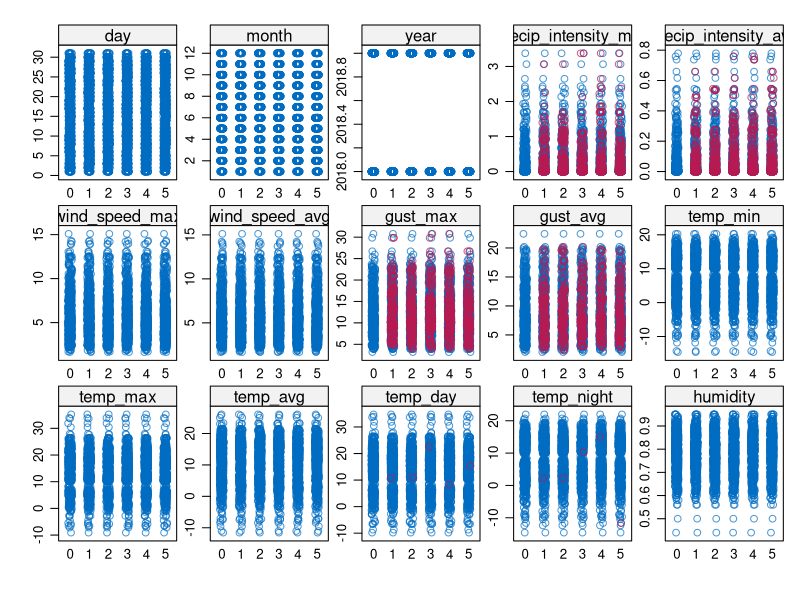
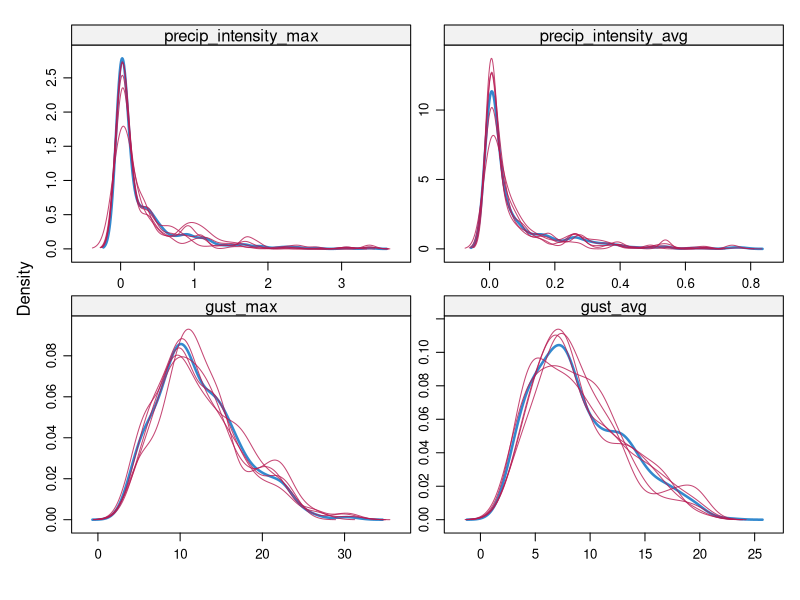

Here is the R script that generated these plots, in order:
# AUTHOR : Elisa Covato
# DATE : 10/11/2019
# DESCRIPTION: We use this script to mpute the missing entries in the
# entries in the weather dataset.

#####################################################################

library(mice)
library(tidyverse)


# GET DATA -------
weather <- read.csv("./data/weather_data.csv", sep = ",", stringsAsFactors = FALSE)
str(weather)


# FIXING PRECIPITATION FIELDS -------

# Precipitation type
# 1. If precip_intensity == 0 then precip_type == no_precip
# We replace "" with no_precip for all these values
for(i in 1:nrow(weather)){
  if(weather$precip_intensity_avg[i] == 0 && 
     weather$precip_intensity_max[i] == 0 &&
     !is.na(weather$precip_intensity_avg[i]) && 
     !is.na(weather$precip_intensity_max[i])) {
    weather$precip_type[i] <- "no_precip"
  }  
}



# Precipitation type
# 2. We replace "" with NA for all the cases for which 
# precipitation is not known
for(i in 1:nrow(weather)){
  if( is.na(weather$precip_intensity_avg[i]) && 
      is.na(weather$precip_intensity_max[i])) {
    weather$precip_type[i] <- NA
  }  
}


# Precipitation type
# 3. Transform values into factors
weather <- weather %>% 
  mutate(
  precip_type = as.factor(precip_type)  
)

# Precipitation average
# Some of the values for precip_intensity_avg are 0 even though 
# precip_intensity_max is not 0. We substitute this with NA
# and we will predict them later.
for(i in 1:nrow(weather)){
  if(weather$precip_intensity_avg[i] == 0 && 
     weather$precip_intensity_max[i] > 0 &&
     !is.na(weather$precip_intensity_avg[i]) && 
     !is.na(weather$precip_intensity_max[i]) ) {
    weather$precip_intensity_avg[i] <-  NA
  } 
}




# COUNTING MISSING DATA -------
weather %>%
  summarise_all(funs(sum(. == "")))
weather %>%
  summarise_all(funs(sum(is.na(.))))




# IMPUTATION -------
# We are now ready to impute the missing data

# 1. Create prediction matrix
# To create the prediction matrix, we need to compute the 
# percentage for each field to be usable in the imputation
percentage_usable_cases <- md.pairs(weather) 
percentage_usable_cases <-round(100*percentage_usable_cases$mr/(percentage_usable_cases$mr+percentage_usable_cases$mm))

# We set to 0 those fields whose percentage is NaN 
# (hence cannot be used for the imputation)
percentage_usable_cases[percentage_usable_cases %in% c("NaN")] <- 0
# We set to 1 those fields whose percentage is not zero
# (hence they will be used for the imputation)
percentage_usable_cases[percentage_usable_cases != 0] <- 1

# Prediction matrix
predM <-  percentage_usable_cases

# Choose imputation method for each variable to impute 
meth <- c(
  "day" = "",               
  "month" = "",
  "year" = "",
  "precip_intensity_max" = "cart",
  "precip_intensity_avg" = "pmm",
  "precip_type" = "cart",
  "wind_speed_max" = "",
  "wind_speed_avg" = "",
  "gust_max" = "cart",
  "gust_avg" = "pmm",
  "temp_min" = "",
  "temp_max" = "",
  "temp_avg"= "",
  "temp_day" = "cart",
  "temp_night" = "cart",
  "humidity" = ""
)


# Imputation
weather_imputed <- weather %>%   mice(
  data = .,
  predictorMatrix = predM,
  method = meth,
  maxit = 0,
  m = 5
)

# Imputation - visualization
stripplot(weather_imputed)
densityplot(weather_imputed) # all imputation
#densityplot(weather_imputed, ~precip_intensity_max)
#densityplot(weather_imputed, ~precip_intensity_avg)
#densityplot(weather_imputed, ~precip_type)
#densityplot(weather_imputed, ~gust_max)
#densityplot(weather_imputed, ~gust_avg)






# Imputation - complete dataset
weather_complete <- mice::complete(weather_imputed)

# SAVE DATA -------
write.csv(weather_complete, "./data/weather_data_complete.csv", row.names = FALSE)

